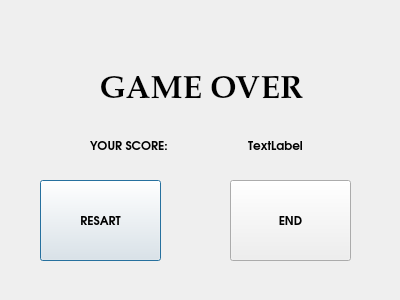
<?xml version="1.0" encoding="UTF-8"?>
<ui version="4.0">
 <class>Dialog</class>
 <widget class="QDialog" name="Dialog">
  <property name="geometry">
   <rect>
    <x>0</x>
    <y>0</y>
    <width>400</width>
    <height>300</height>
   </rect>
  </property>
  <property name="font">
   <font>
    <family>URW Gothic L</family>
    <weight>75</weight>
    <bold>true</bold>
   </font>
  </property>
  <property name="windowTitle">
   <string>Dialog</string>
  </property>
  <widget class="QPushButton" name="pushButton">
   <property name="geometry">
    <rect>
     <x>40</x>
     <y>180</y>
     <width>121</width>
     <height>81</height>
    </rect>
   </property>
   <property name="text">
    <string>RESART</string>
   </property>
  </widget>
  <widget class="QLabel" name="label">
   <property name="geometry">
    <rect>
     <x>56</x>
     <y>40</y>
     <width>291</width>
     <height>101</height>
    </rect>
   </property>
   <property name="font">
    <font>
     <family>URW Palladio L</family>
     <pointsize>24</pointsize>
     <weight>75</weight>
     <italic>false</italic>
     <bold>true</bold>
    </font>
   </property>
   <property name="text">
    <string>GAME OVER</string>
   </property>
   <property name="alignment">
    <set>Qt::AlignCenter</set>
   </property>
  </widget>
  <widget class="QPushButton" name="pushButton_2">
   <property name="geometry">
    <rect>
     <x>230</x>
     <y>180</y>
     <width>121</width>
     <height>81</height>
    </rect>
   </property>
   <property name="text">
    <string>END</string>
   </property>
  </widget>
  <widget class="QLabel" name="label_2">
   <property name="geometry">
    <rect>
     <x>90</x>
     <y>130</y>
     <width>121</width>
     <height>31</height>
    </rect>
   </property>
   <property name="text">
    <string>YOUR SCORE:</string>
   </property>
  </widget>
  <widget class="QLabel" name="labor">
   <property name="geometry">
    <rect>
     <x>210</x>
     <y>130</y>
     <width>131</width>
     <height>31</height>
    </rect>
   </property>
   <property name="text">
    <string>TextLabel</string>
   </property>
   <property name="alignment">
    <set>Qt::AlignCenter</set>
   </property>
  </widget>
 </widget>
 <resources/>
 <connections/>
</ui>
